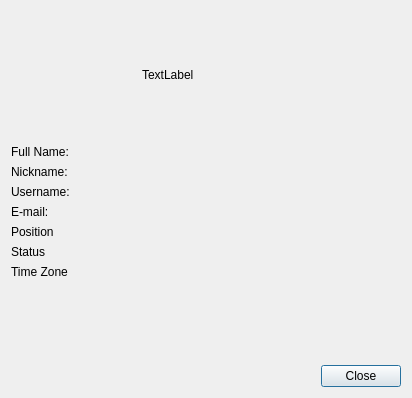
<?xml version="1.0" encoding="UTF-8"?>
<ui version="4.0">
 <class>UserProfileDialog</class>
 <widget class="QDialog" name="UserProfileDialog">
  <property name="geometry">
   <rect>
    <x>0</x>
    <y>0</y>
    <width>412</width>
    <height>398</height>
   </rect>
  </property>
  <property name="windowTitle">
   <string>Dialog</string>
  </property>
  <layout class="QVBoxLayout" name="verticalLayout_2">
   <item alignment="Qt::AlignHCenter">
    <widget class="QLabel" name="avatar">
     <property name="minimumSize">
      <size>
       <width>128</width>
       <height>128</height>
      </size>
     </property>
     <property name="maximumSize">
      <size>
       <width>128</width>
       <height>128</height>
      </size>
     </property>
     <property name="text">
      <string>TextLabel</string>
     </property>
    </widget>
   </item>
   <item>
    <layout class="QHBoxLayout" name="horizontalLayout">
     <item>
      <layout class="QVBoxLayout" name="verticalLayout_3">
       <property name="sizeConstraint">
        <enum>QLayout::SetMinimumSize</enum>
       </property>
       <item>
        <widget class="QLabel" name="fullnameLabel">
         <property name="text">
          <string>Full Name:</string>
         </property>
        </widget>
       </item>
       <item>
        <widget class="QLabel" name="nicknameLabel">
         <property name="text">
          <string>Nickname:</string>
         </property>
        </widget>
       </item>
       <item>
        <widget class="QLabel" name="usernameLabel">
         <property name="text">
          <string>Username:</string>
         </property>
        </widget>
       </item>
       <item>
        <widget class="QLabel" name="emailLabel">
         <property name="text">
          <string>E-mail:</string>
         </property>
        </widget>
       </item>
       <item>
        <widget class="QLabel" name="positionLabel">
         <property name="text">
          <string>Position</string>
         </property>
        </widget>
       </item>
       <item>
        <widget class="QLabel" name="statusLabel">
         <property name="text">
          <string>Status</string>
         </property>
        </widget>
       </item>
       <item>
        <widget class="QLabel" name="timezoneLabel">
         <property name="text">
          <string>Time Zone</string>
         </property>
        </widget>
       </item>
       <item>
        <spacer name="verticalSpacer_2">
         <property name="orientation">
          <enum>Qt::Vertical</enum>
         </property>
         <property name="sizeHint" stdset="0">
          <size>
           <width>20</width>
           <height>40</height>
          </size>
         </property>
        </spacer>
       </item>
      </layout>
     </item>
     <item>
      <layout class="QVBoxLayout" name="verticalLayout">
       <item>
        <widget class="QLabel" name="fullnameValue">
         <property name="text">
          <string/>
         </property>
         <property name="textInteractionFlags">
          <set>Qt::LinksAccessibleByMouse|Qt::TextSelectableByMouse</set>
         </property>
        </widget>
       </item>
       <item>
        <widget class="QLabel" name="nicknameValue">
         <property name="text">
          <string/>
         </property>
         <property name="textInteractionFlags">
          <set>Qt::LinksAccessibleByMouse|Qt::TextSelectableByMouse</set>
         </property>
        </widget>
       </item>
       <item>
        <widget class="QLabel" name="usernameValue">
         <property name="text">
          <string/>
         </property>
         <property name="textInteractionFlags">
          <set>Qt::LinksAccessibleByMouse|Qt::TextSelectableByMouse</set>
         </property>
        </widget>
       </item>
       <item>
        <widget class="QLabel" name="emailValue">
         <property name="text">
          <string/>
         </property>
         <property name="textInteractionFlags">
          <set>Qt::LinksAccessibleByMouse|Qt::TextSelectableByMouse</set>
         </property>
        </widget>
       </item>
       <item>
        <widget class="QLabel" name="positionValue">
         <property name="text">
          <string/>
         </property>
         <property name="textInteractionFlags">
          <set>Qt::LinksAccessibleByMouse|Qt::TextSelectableByMouse</set>
         </property>
        </widget>
       </item>
       <item>
        <widget class="QLabel" name="statusValue">
         <property name="text">
          <string/>
         </property>
         <property name="textInteractionFlags">
          <set>Qt::LinksAccessibleByMouse|Qt::TextSelectableByMouse</set>
         </property>
        </widget>
       </item>
       <item>
        <widget class="QLabel" name="timezoneValue">
         <property name="text">
          <string/>
         </property>
         <property name="textInteractionFlags">
          <set>Qt::LinksAccessibleByMouse|Qt::TextSelectableByMouse</set>
         </property>
        </widget>
       </item>
       <item>
        <spacer name="verticalSpacer">
         <property name="orientation">
          <enum>Qt::Vertical</enum>
         </property>
         <property name="sizeHint" stdset="0">
          <size>
           <width>20</width>
           <height>40</height>
          </size>
         </property>
        </spacer>
       </item>
      </layout>
     </item>
    </layout>
   </item>
   <item>
    <widget class="QDialogButtonBox" name="buttonBox">
     <property name="orientation">
      <enum>Qt::Horizontal</enum>
     </property>
     <property name="standardButtons">
      <set>QDialogButtonBox::Close</set>
     </property>
    </widget>
   </item>
  </layout>
 </widget>
 <resources/>
 <connections>
  <connection>
   <sender>buttonBox</sender>
   <signal>accepted()</signal>
   <receiver>UserProfileDialog</receiver>
   <slot>accept()</slot>
   <hints>
    <hint type="sourcelabel">
     <x>248</x>
     <y>254</y>
    </hint>
    <hint type="destinationlabel">
     <x>157</x>
     <y>274</y>
    </hint>
   </hints>
  </connection>
  <connection>
   <sender>buttonBox</sender>
   <signal>rejected()</signal>
   <receiver>UserProfileDialog</receiver>
   <slot>reject()</slot>
   <hints>
    <hint type="sourcelabel">
     <x>316</x>
     <y>260</y>
    </hint>
    <hint type="destinationlabel">
     <x>286</x>
     <y>274</y>
    </hint>
   </hints>
  </connection>
 </connections>
</ui>
